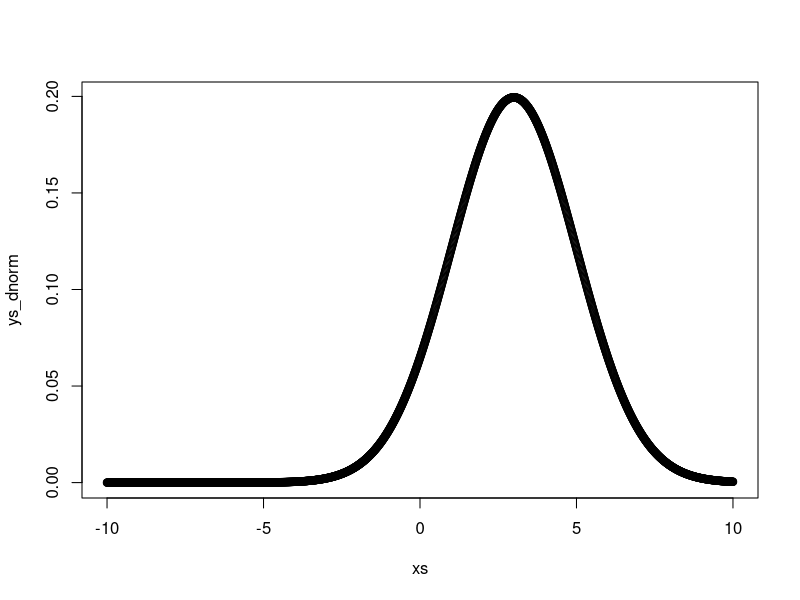
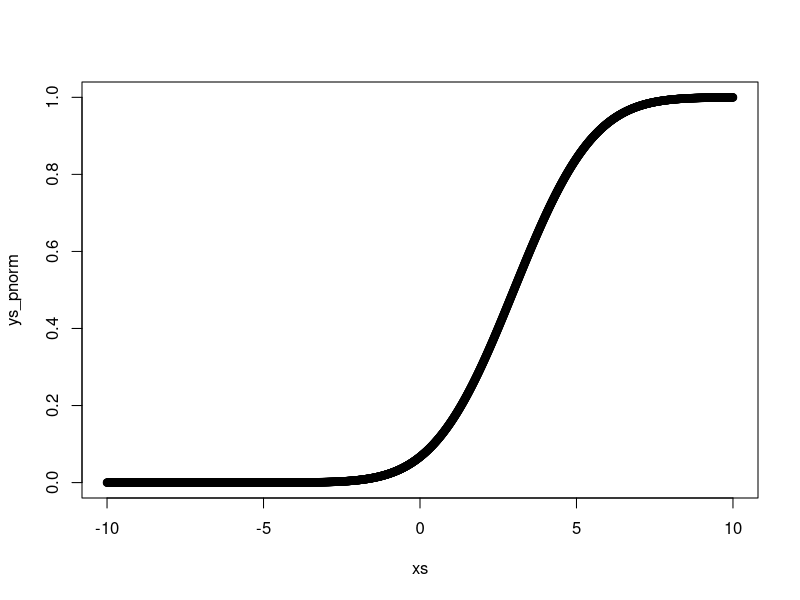

The R source for these figures, in order:
# Exercise 2 (Exercise in standardization/transformation)
# If X ~ N(3, 4), compute the probabilities
mean <- 3.0
variance <- 4.0
sd <- sqrt(variance)

xs <- seq(-10, 10, by = 0.01)
ys_dnorm <- dnorm(xs, mean = mean, sd = sd)
plot(xs, ys_dnorm) # Beautiful normal curve
ys_pnorm <- pnorm(xs, mean = mean, sd = sd)
plot(xs, ys_pnorm)

# 2a. P(X < 5)
# Estimate: Around 80%
mass_under_five <- pnorm(5, mean = mean, sd = sd)
testthat::expect_equal(mass_under_five, 0.8413447, tolerance = 0.000001)

# 2b. P(3 < X < 5)
# Estimate: 35%
#   - Below 5 is around 85%
#   - Below 3 (the mean) is 50%
mass_under_3 <- pnorm(3.0, mean = mean, sd = sd)
mass_between_3_and_5 <- mass_under_five - mass_under_3
testthat::expect_equal(mass_between_3_and_5, 0.3413447, tolerance = 0.0000001)

# 2c. P(X > 7)
# Estimate: 20%
mass_above_7 <- pnorm(7.0, mean = mean, sd = sd, lower.tail = FALSE)
testthat::expect_equal(mass_above_7, 0.02275013, tolerance = 0.0000001)
